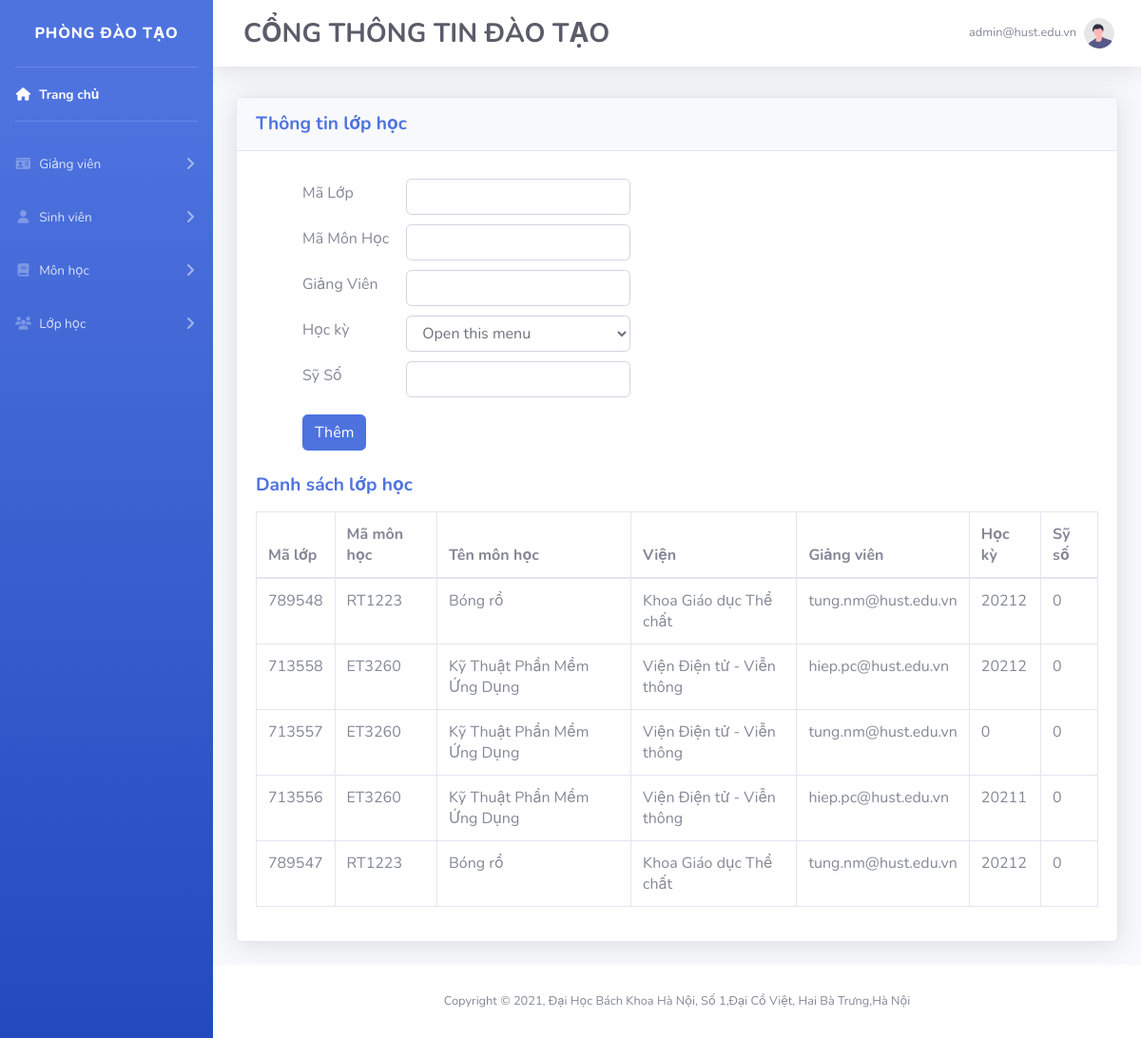
/admin/adm_create_class.php (signed in), run on the app's committed database.
### tables this page shows
CREATE TABLE `classes` (
  `class_id` int(6) NOT NULL,
  `subject_id` varchar(11) NOT NULL,
  `teacher_id` varchar(255) NOT NULL,
  `couse_id` int(11) NOT NULL,
  `class_size` int(11) NOT NULL,
  `time` datetime NOT NULL DEFAULT current_timestamp()
);

CREATE TABLE `subject` (
  `subject_name` varchar(255) NOT NULL,
  `subject_id` varchar(11) NOT NULL,
  `Ma_Khoa` varchar(5) NOT NULL,
  `So_Tin` float NOT NULL,
  `Trong_So` float NOT NULL,
  `time` datetime NOT NULL DEFAULT current_timestamp()
);

CREATE TABLE `khoa_data` (
  `Ma_Khoa` varchar(5) NOT NULL,
  `Ten_Khoa` varchar(255) NOT NULL,
  `Dia_Chi` varchar(255) NOT NULL
);

### admin/adm_create_class.php (the view, shortened to what this page needs)
<!DOCTYPE html>
<html lang="en">
<head>
    <link href="../vendor/fontawesome-free/css/all.min.css" rel="stylesheet" type="text/css">
    <link href="../css/sb-admin-2.css" rel="stylesheet">
</head>
<body id="page-top">
    <div id="wrapper">
        <?php
            require("front_end/sidebar.php");
        ?>
        <div id="content-wrapper" class="d-flex flex-column">
            <div id="content">
                <?php
                    require("front_end/topbar.php");
                ?>
                <div class="container-fluid">
                    <div class="row">
                        <div class="col-lg-12">
                            <div class="card mb-4 shadow mt-2">
                                <div class="card-header py-3">
                                    <h6 class="m-0 font-weight-bold text-primary"style="font-size: 1.2rem;">Thông tin lớp học</h6>
                                </div>
                                <div class="card-body">
                                    <table class="ml-5">
                                        <form method="POST" action="create_class_submit.php" autocomplete="off">
                                            <tr>
                                                <td class="mt-2">Mã Lớp</td>
                                                <td><input type="text" class="form-control ml-3 mt-2" name="class_id"></td>
                                            </tr>
                                            <tr>
                                                <td>Mã Môn Học</td>
                                                <td><input type="text" class="form-control ml-3 mt-2" name="subject_id"></td>
                                            </tr>
                                            <tr>
                                                <td>Giảng Viên</td>
                                                <td><input type="text" class="form-control ml-3 mt-2" name="teacher_id"></td>
                                            </tr>
                                            <tr>
                                                <td>Học kỳ</td>
                                                <td>
                                                <select name="couse_id" class="form-control ml-3 mt-2">
                                                    <option selected>Open this menu</option>
                                                </select>
                                                </td>
                                            </tr>
                                            <tr>
                                                <td>Sỹ Số</td>
                                                <td><input type="text" class="form-control ml-3 mt-2" name="class_size"></td>
                                            </tr>
                                            <tr>
                                                <td><button type="submit" class="btn btn-primary mt-3 text-center mb-4" name="submit">Thêm</button></td>
                                            </tr>
                                        </form>
                                    </table>
                                    <h6 class="m-0 font-weight-bold text-primary mb-3"style="font-size: 1.2rem;">Danh sách lớp học</h6>
                                    <div class="table-responsive">
                                        <table class="table table-bordered" id="dataTable" width="100%" cellspacing="0">
                                            <thead>
                                                <tr>
                                                    <th>Mã lớp</th>
                                                    <th>Mã môn học</th>
                                                    <th>Tên môn học</th>
                                                    <th>Viện</th>
                                                    <th>Giảng viên</th>
                                                    <th>Học kỳ</th>
                                                    <th>Sỹ số</th>
                                                </tr>
                                            </thead>
                                            <tbody>
                                                <?php
                                                    include"../database/config.php";
                                                    $sql = "SELECT * FROM classes
                                                            LEFT JOIN subject
                                                            ON classes.subject_id = subject.subject_id
                                                            LEFT JOIN khoa_data
                                                            ON subject.Ma_Khoa = khoa_data.Ma_Khoa
                                                            ORDER BY classes.time DESC
                                                            LIMIT 5";
                                                    $result = mysqli_query($conn,$sql);
                                                    if(mysqli_num_rows($result)>0){
                                                        while($row = mysqli_fetch_assoc($result)){
                                                            echo"<tr>";
                                                            echo"<td>".$row['class_id']."</td>";
                                                            echo"<td>".$row['subject_id']."</td>";
                                                            echo"<td>".$row['subject_name']."</td>";
                                                            echo"<td>".$row['Ten_Khoa']."</td>";
                                                            echo"<td>".$row['teacher_id']."</td>";
                                                            echo"<td>".$row['couse_id']."</td>";
                                                            echo"<td>".$row['class_size']."</td>";
                                                            echo"</tr>";
                                                        }
                                                    }
                                                ?>
                                            </tbody>
                                        </table>
                                    </div>
                                </div>
                            </div>
                        </div>
                    </div>
                </div>
            </div>
                <?php
                    require("front_end/footer.php");
                ?>
        </div>
    </div>
</body>
</html>

### data on the page
classes: class "789548", subject.subject_id "RT1223", subject.subject_name "Bóng rổ", khoa_data.Ten_Khoa "Khoa Giáo dục Thể chất", teacher "tung.nm@hust.edu.vn", couse "20212", class_size "0"
classes: class "713558", subject.subject_id "ET3260", subject.subject_name "Kỹ Thuật Phần Mềm Ứng Dụng", khoa_data.Ten_Khoa "Viện Điện tử - Viễn thông", teacher "hiep.pc@hust.edu.vn", couse "20212", class_size "0"
classes: class "713557", subject.subject_id "ET3260", subject.subject_name "Kỹ Thuật Phần Mềm Ứng Dụng", khoa_data.Ten_Khoa "Viện Điện tử - Viễn thông", teacher "tung.nm@hust.edu.vn", couse "0", class_size "0"
classes: class "713556", subject.subject_id "ET3260", subject.subject_name "Kỹ Thuật Phần Mềm Ứng Dụng", khoa_data.Ten_Khoa "Viện Điện tử - Viễn thông", teacher "hiep.pc@hust.edu.vn", couse "20211", class_size "0"
classes: class "789547", subject.subject_id "RT1223", subject.subject_name "Bóng rổ", khoa_data.Ten_Khoa "Khoa Giáo dục Thể chất", teacher "tung.nm@hust.edu.vn", couse "20212", class_size "0"

### other printed values
$_SESSION['CurrenUser'] "admin@hust.edu.vn"
